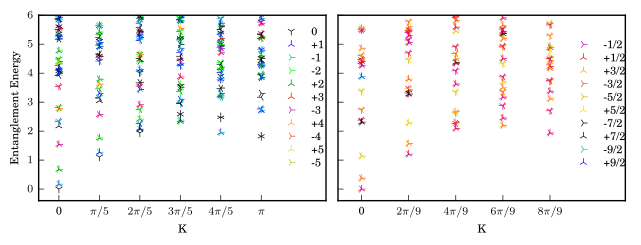

This chart was generated by the following Python code:
from __future__ import division
#import matplotlib
#matplotlib.use('PDF')
from matplotlib.backends.backend_pdf import PdfPages
from DataAnalysis import data
from DataAnalysis import PEPS_plots as pp
import numpy as np
from matplotlib import pyplot as plt
from PEPS import IO_helper as IO
from PEPS import spectra_analyzer as spec
from PEPS.CylinderPEPS import run
from matplotlib.offsetbox import AnchoredOffsetbox, TextArea, DrawingArea, HPacker
from sfig import ticker, rcParams
rcParams.update({'figure.figsize':(6.4, 2.5)})

def go(L):
    #with PdfPages('L_10_all_mom_10.pdf') as pdf:
    ###########################################################
    #get state
    i=10
    stri = str(i)
    IO.go_to_data_parent('interpolatedboson/a'+stri)
    IO.add_to_path()
    state = IO.get_state()
    Ls = [L]
    L_min, L_max = min(Ls), max(Ls)
    shift_func = lambda L: 0
    ###########################################################
    #make edge spectrum if necessary
    params = IO.Params.kw('LKN', L=Ls, K=[0], N=[0])
    for p in params:
        run.create_edge_spectrum(state, p, overwrite=False)
    ###########################################################
    #load and prepeare edge spectrum
    spectrum = pp.load_edge_spectrum(state, Ls)
    spectrum = pp.shift_boson_number(spectrum)
    spectrum.add_as_prop(pp.energy, val='val')
    data_name = 'energy'
    pp.shift_and_scale(spectrum, scale=0) #just shift
    data_name = 'E'
    all_points = list(spectrum.points())

    spec_points = spectrum.collect(['K', 'N', 'band'], 'L', data_name)
    spec_points = spec_points.filter([lambda p: p['K']<=L/2])
    spec_points.plot_toolbox = data.SpectraPlotTools()
    spec_points.plot_toolbox.markers = ['1', '2', '3', '4']
    spec_points.update_plot_args(title='', xlabel='K', ylabel='Energy',
                                      xlim=[-0.5, 12], ylim=[-0.4, 6])
    #even_colors = ['k', 'b', 'g', 'r', 'gold', 'orange', 'orangered', 'y','m', 'lime', 'c']    
    color_pairs = [('k', 'k'), ('b', 'c'),('g', 'lime'),('r', 'm'),('orange', 'orangered'),('gold', 'y')] 
    colors = [c for cp in color_pairs for c in cp]
    def color_func(N):
        x=0
        if N<0:
            x=1
        if N%2==0: 
            return abs(N)+x
        else:
            return abs(N)+1+4+x

    spec_points.plot_toolbox.colors = colors
    spec_points.plot_toolbox.color_func = color_func
    ###########################################################
    #make plot
    if L%2:
        xlim=[-0.5, L/2+1.1]
    else:
        xlim=[-0.5, L/2+1.6]
        

    fig, spec_ax = spec_points.plot_toolbox.spec_plot(spec_points, data_name,
                                                     shift_func=shift_func, copy_points=True,xlim=xlim, legend=None)

    # if i!=10 and i!=0:
        # plt.title('Entanglement Spectrum for b=0.'+stri)
    # elif i==10:
        # plt.title('Entanglement Spectrum for soft-core state')
    # elif i==0:
        # plt.title('Entanglement Spectrum for hard-core FBI')
    if L==10:
        plt.ylabel('Entanglement Energy')
    if L==9:
        plt.ylabel('')
    ax = plt.gca()
    Ks = np.arange(0, np.floor(L/2+1))
    ax.set_xticks(Ks)
    if L==10:
        ax.set_xticklabels(['0', '$\pi/5$', '$2\pi/5$', '$3\pi/5$', '$4\pi/5$', '$\pi$'])
    if L==9:
        ax.set_xticklabels(['0', '$2\pi/9$', '$4\pi/9$', '$6\pi/9$', '$8\pi/9$'])  
    #ax.set_xticklabels(['$2\pi'+str(K)+'/'+str(L)+'$' if K in [1for K in Ks])
    ax.yaxis.tick_left()
    ax.xaxis.tick_bottom()
    handles, labels = ax.get_legend_handles_labels()
    hl = sorted(zip(handles, labels),
            key= lambda x: abs(int(x[1])))
    handles2, labels2 = zip(*hl)
    def label_helper(string_representing_integer):
        i = int(string_representing_integer)
        if not i%2:
            if i<=0:
                return str(i//2)
            else:
                return '+'+str(i//2)
        else:
            if i<=0:
                return str(i)+'/2'
            else:
                return '+'+str(i)+'/2'
            
    labels3 = [label_helper(l) for l in labels2]
    if L==9:
        legendloc = (0.8, 0.15)
    if L==10:
        legendloc = (0.825, 0.15)
    leg=ax.legend(handles2, labels3, loc = legendloc, numpoints=1, frameon=False, labelspacing=0.25)
    ##leg.get_frame().set_linewidth(0.0)
    
    #plt.tight_layout()
    #plt.show()

    #pdf.savefig()
    #IO.mkdirs('plots')
    #plt.savefig(IO.os.getcwd()+'\\plots\\iso_es2')
    #plt.close()
    
fig, (ax1, ax2) = plt.subplots(1, 2, sharey=True)
plt.sca(ax1)
go(10)
plt.sca(ax2)
go(9)
plt.tight_layout()
plt.show()
